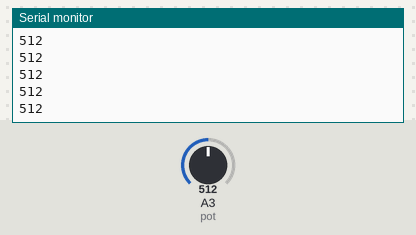
Recording of a sketch running on a simulated Arduino Uno, built with avr-gcc and run on an emulated ATmega328P. Parts: the last lines printed to the serial monitor. The inputs (shaded band) are chosen by the test bench; at power-on: A3 (pot) = 512.

Above: at 1.2 s.
1.3 s: A3 (pot) set to 716
At 1.9 s:
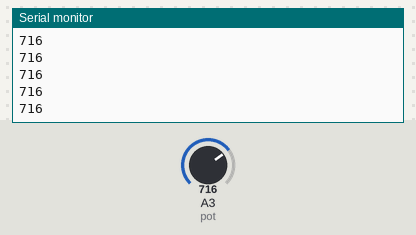
2.8 s: A3 (pot) set to 900
At 3.9 s:
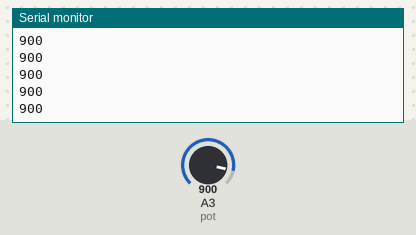
Timing chart, 0 to 5.8 s (numbered marks = the images above; inputs shaded):
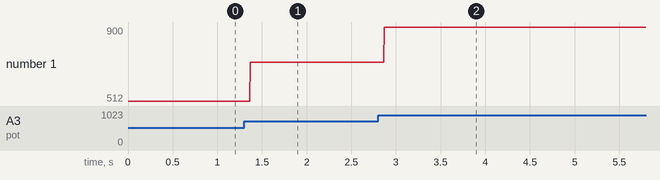

The sketch:

Pot.ino
```cpp
int pot = 3;

void setup() {
  //NON ho bisogno di dichiarare la modalità del pin analogico
  Serial.begin(9600);
}

void loop() {
  //leggo il valore e lo scrivo sulla seriale
  int sensorValue = analogRead(pot);
  Serial.println(sensorValue, DEC);
}
```

Measured:
- after the input at 1.3 s, the serial monitor: prints a new line after 0.07 s (image 1)
- after the input at 2.8 s, the serial monitor: prints a new line after 0.07 s (image 2)
- plotted number 1: 512 → 716 after the input at 1.3 s, 716 → 900 after the input at 2.8 s
